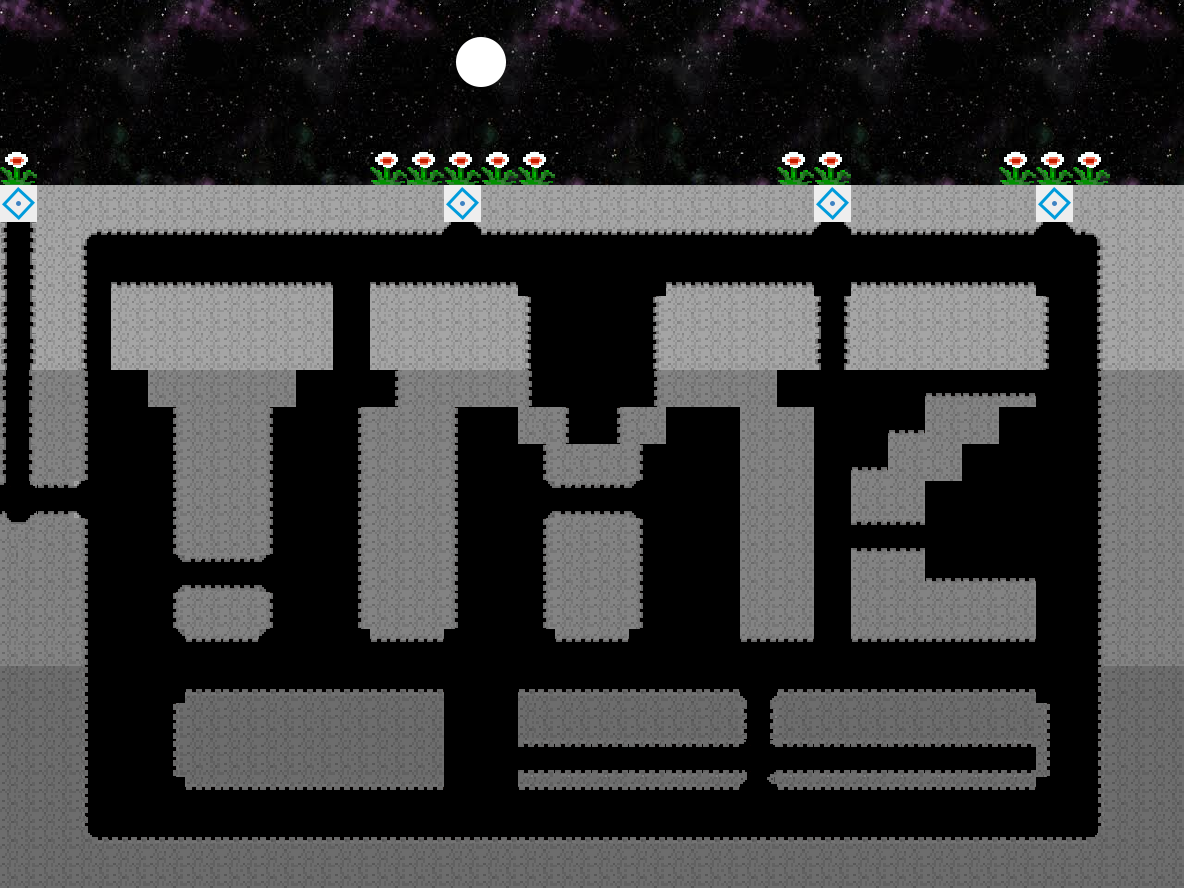

The image is a tile-based game level rendered from a .tmx file. Its description and complete source (layers, tilesets, objects, tile grids) follow:
An orthogonal 32x24 tile map with 37x37 px tiles, 1 tile layer (Capa de Patrones 1).

<map version="1.0" orientation="orthogonal" renderorder="right-down" width="32" height="24" tilewidth="37" tileheight="37" nextobjectid="1">
 <tileset firstgid="1" name="tiles" tilewidth="37" tileheight="37" tilecount="500" columns="5">
  <image source="../Graphics/Tiles/tiles.png" width="185" height="3700" />
 </tileset>
 <layer name="Capa de Patrones 1" width="32" height="24">
  <data encoding="csv">
1,2,3,4,5,1,2,3,4,5,176,177,178,179,180,1,2,3,4,5,1,2,3,4,5,1,2,3,4,5,1,2,
6,7,8,9,10,6,7,8,9,10,181,182,183,184,185,6,7,8,9,10,6,7,8,9,10,6,7,8,9,10,6,7,
11,12,13,14,15,11,12,13,14,15,186,187,188,189,190,11,12,13,14,15,11,12,13,14,15,11,12,13,14,15,11,12,
16,17,18,19,20,16,17,18,19,20,191,192,193,194,195,16,17,18,19,20,16,17,18,19,20,16,17,18,19,20,16,17,
173,192,23,24,25,21,22,23,24,25,196,197,198,199,200,21,22,23,24,25,21,173,174,24,25,21,22,200,173,174,21,22,
134,27,27,27,27,27,27,27,27,27,27,27,134,27,27,27,27,27,27,27,27,27,134,27,27,27,27,27,134,27,27,27,
114,27,206,207,207,207,207,207,207,207,207,207,303,207,207,207,207,207,207,207,207,207,303,207,207,207,207,207,303,209,27,27,
114,27,211,222,222,222,222,222,223,232,222,222,222,223,232,232,232,232,222,222,222,223,232,223,223,223,223,223,232,214,27,27,
114,27,211,27,27,27,27,27,27,218,27,27,27,27,211,232,232,214,27,27,27,27,114,27,27,27,27,27,211,214,27,27,
114,27,211,27,27,27,27,27,27,218,27,27,27,27,216,232,232,219,27,27,27,27,114,27,27,27,27,27,216,219,27,27,
113,28,231,232,28,28,28,28,218,218,239,28,28,28,231,232,232,234,28,28,28,232,232,232,232,242,242,243,232,234,28,28,
113,28,231,232,234,28,28,231,218,234,28,28,231,218,28,231,234,28,232,232,28,28,232,232,242,28,28,232,232,234,28,28,
113,28,231,232,234,28,28,231,232,234,28,28,231,218,234,28,28,231,232,232,28,28,232,242,28,28,232,232,232,234,28,28,
118,88,305,232,234,28,28,231,232,234,28,28,231,218,314,102,103,315,232,232,28,28,232,28,28,232,232,232,232,234,28,28,
69,28,231,232,234,28,28,231,232,234,28,28,231,232,234,28,28,231,232,232,28,28,232,102,103,233,233,233,232,234,28,28,
28,28,231,232,314,102,103,315,232,234,28,28,231,232,234,28,28,231,232,232,28,28,232,28,28,242,242,243,232,234,28,28,
28,28,231,232,239,28,28,236,218,239,28,28,236,218,239,28,28,236,232,232,28,28,232,28,28,28,28,28,232,234,28,28,
28,28,236,232,283,227,228,284,232,232,227,228,232,232,232,227,228,232,232,232,227,228,232,227,228,227,228,227,232,239,28,28,
29,29,251,232,232,262,262,262,262,262,262,263,232,232,262,262,262,262,262,262,318,262,262,262,263,262,262,263,232,254,29,29,
29,29,251,232,254,29,29,29,29,29,29,29,232,232,29,29,29,29,29,29,40,29,29,29,29,29,29,29,251,254,29,29,
29,29,251,232,259,29,29,29,29,29,29,29,232,232,107,107,107,107,107,107,117,107,107,107,107,107,107,108,256,254,29,29,
29,29,256,232,232,247,247,247,247,247,247,248,232,232,247,247,247,247,247,247,328,247,247,247,247,247,247,248,232,259,29,29,
29,29,261,262,262,262,262,262,262,262,262,262,262,262,262,262,262,262,262,262,262,262,262,262,262,262,262,262,263,264,29,29,
29,29,29,29,29,29,29,29,29,29,29,29,29,29,29,29,29,29,29,29,29,29,29,29,29,29,29,29,29,29,29,29
</data>
 </layer>
</map>